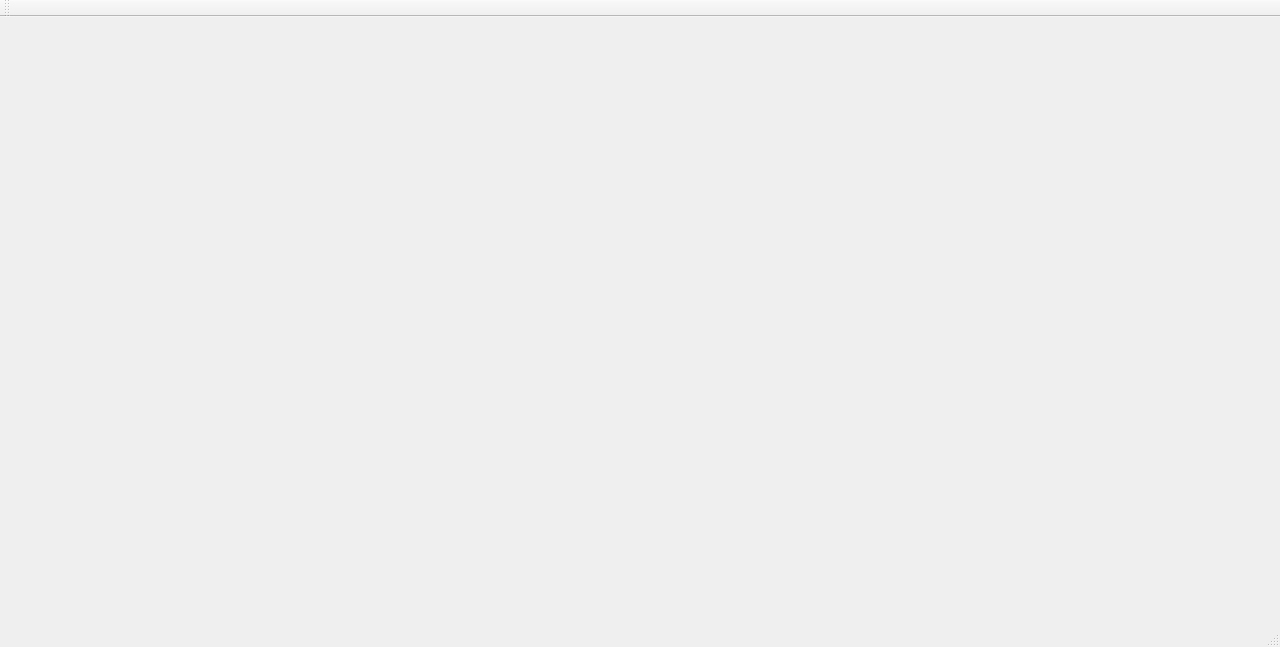
<?xml version="1.0" encoding="UTF-8"?>
<ui version="4.0">
 <class>MainWindow</class>
 <widget class="QMainWindow" name="MainWindow">
  <property name="geometry">
   <rect>
    <x>0</x>
    <y>0</y>
    <width>1280</width>
    <height>647</height>
   </rect>
  </property>
  <property name="windowTitle">
   <string>MainWindow</string>
  </property>
  <widget class="QWidget" name="centralWidget"/>
  <widget class="QMenuBar" name="menuBar">
   <property name="geometry">
    <rect>
     <x>0</x>
     <y>0</y>
     <width>1280</width>
     <height>22</height>
    </rect>
   </property>
  </widget>
  <widget class="QToolBar" name="mainToolBar">
   <attribute name="toolBarArea">
    <enum>TopToolBarArea</enum>
   </attribute>
   <attribute name="toolBarBreak">
    <bool>false</bool>
   </attribute>
  </widget>
  <widget class="QStatusBar" name="statusBar"/>
 </widget>
 <layoutdefault spacing="6" margin="11"/>
 <resources/>
 <connections/>
</ui>
